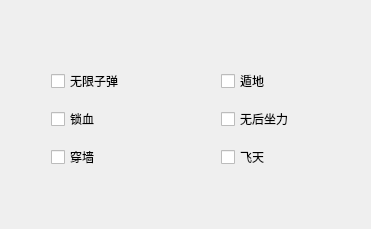
<?xml version="1.0" encoding="UTF-8"?>
<ui version="4.0">
 <class>Dialog</class>
 <widget class="QDialog" name="Dialog">
  <property name="geometry">
   <rect>
    <x>0</x>
    <y>0</y>
    <width>371</width>
    <height>229</height>
   </rect>
  </property>
  <property name="windowTitle">
   <string>CS1.6游戏外挂</string>
  </property>
  <widget class="QWidget" name="verticalLayoutWidget">
   <property name="geometry">
    <rect>
     <x>40</x>
     <y>50</y>
     <width>107</width>
     <height>141</height>
    </rect>
   </property>
   <layout class="QVBoxLayout" name="verticalLayout">
    <item>
     <widget class="QCheckBox" name="checkBox_2">
      <property name="text">
       <string>无限子弹</string>
      </property>
     </widget>
    </item>
    <item>
     <widget class="QCheckBox" name="checkBox_3">
      <property name="text">
       <string>锁血</string>
      </property>
     </widget>
    </item>
    <item>
     <widget class="QCheckBox" name="checkBox">
      <property name="text">
       <string>穿墙</string>
      </property>
     </widget>
    </item>
   </layout>
  </widget>
  <widget class="QWidget" name="verticalLayoutWidget_2">
   <property name="geometry">
    <rect>
     <x>210</x>
     <y>50</y>
     <width>107</width>
     <height>141</height>
    </rect>
   </property>
   <layout class="QVBoxLayout" name="verticalLayout_2">
    <item>
     <widget class="QCheckBox" name="checkBox_5">
      <property name="text">
       <string>遁地</string>
      </property>
     </widget>
    </item>
    <item>
     <widget class="QCheckBox" name="checkBox_6">
      <property name="text">
       <string>无后坐力</string>
      </property>
     </widget>
    </item>
    <item>
     <widget class="QCheckBox" name="checkBox_4">
      <property name="text">
       <string>飞天</string>
      </property>
     </widget>
    </item>
   </layout>
  </widget>
 </widget>
 <layoutdefault spacing="6" margin="11"/>
 <resources/>
 <connections/>
</ui>
